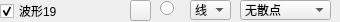
                   <widget class="QWidget" name="widget_19" native="true">
                    <property name="minimumSize">
                     <size>
                      <width>0</width>
                      <height>22</height>
                     </size>
                    </property>
                    <property name="maximumSize">
                     <size>
                      <width>16777215</width>
                      <height>22</height>
                     </size>
                    </property>
                    <widget class="QRadioButton" name="rdoBoldCurve19">
                     <property name="geometry">
                      <rect>
                       <x>160</x>
                       <y>0</y>
                       <width>16</width>
                       <height>16</height>
                      </rect>
                     </property>
                     <property name="text">
                      <string/>
                     </property>
                     <property name="checked">
                      <bool>false</bool>
                     </property>
                    </widget>
                    <widget class="QCheckBox" name="chkVisibleCurve19">
                     <property name="geometry">
                      <rect>
                       <x>0</x>
                       <y>3</y>
                       <width>125</width>
                       <height>16</height>
                      </rect>
                     </property>
                     <property name="text">
                      <string>波形19</string>
                     </property>
                     <property name="checked">
                      <bool>true</bool>
                     </property>
                    </widget>
                    <widget class="QPushButton" name="btnColourCurve19">
                     <property name="geometry">
                      <rect>
                       <x>130</x>
                       <y>0</y>
                       <width>21</width>
                       <height>21</height>
                      </rect>
                     </property>
                     <property name="text">
                      <string/>
                     </property>
                    </widget>
                    <widget class="QComboBox" name="cmbLineStyle19">
                     <property name="geometry">
                      <rect>
                       <x>190</x>
                       <y>0</y>
                       <width>41</width>
                       <height>20</height>
                      </rect>
                     </property>
                     <property name="currentIndex">
                      <number>1</number>
                     </property>
                     <item>
                      <property name="text">
                       <string>点</string>
                      </property>
                     </item>
                     <item>
                      <property name="text">
                       <string>线</string>
                      </property>
                     </item>
                     <item>
                      <property name="text">
                       <string>左</string>
                      </property>
                     </item>
                     <item>
                      <property name="text">
                       <string>右</string>
                      </property>
                     </item>
                     <item>
                      <property name="text">
                       <string>中</string>
                      </property>
                     </item>
                     <item>
                      <property name="text">
                       <string>积</string>
                      </property>
                     </item>
                    </widget>
                    <widget class="QComboBox" name="cmbScatterStyle19">
                     <property name="geometry">
                      <rect>
                       <x>240</x>
                       <y>0</y>
                       <width>91</width>
                       <height>20</height>
                      </rect>
                     </property>
                     <property name="focusPolicy">
                      <enum>Qt::WheelFocus</enum>
                     </property>
                     <property name="maxVisibleItems">
                      <number>20</number>
                     </property>
                     <item>
                      <property name="text">
                       <string>无散点</string>
                      </property>
                      <property name="icon">
                       <iconset resource="res.qrc">
                        <normaloff>:/pic/ssNone.png</normaloff>:/pic/ssNone.png</iconset>
                      </property>
                     </item>
                     <item>
                      <property name="text">
                       <string>x形</string>
                      </property>
                      <property name="icon">
                       <iconset resource="res.qrc">
                        <normaloff>:/pic/ssCross.png</normaloff>:/pic/ssCross.png</iconset>
                      </property>
                     </item>
                     <item>
                      <property name="text">
                       <string>+形</string>
                      </property>
                      <property name="icon">
                       <iconset resource="res.qrc">
                        <normaloff>:/pic/ssPlus.png</normaloff>:/pic/ssPlus.png</iconset>
                      </property>
                     </item>
                     <item>
                      <property name="text">
                       <string>空心圆</string>
                      </property>
                      <property name="icon">
                       <iconset resource="res.qrc">
                        <normaloff>:/pic/ssCircle.png</normaloff>:/pic/ssCircle.png</iconset>
                      </property>
                     </item>
                     <item>
                      <property name="text">
                       <string>实心圆</string>
                      </property>
                      <property name="icon">
                       <iconset resource="res.qrc">
                        <normaloff>:/pic/ssDisc.png</normaloff>:/pic/ssDisc.png</iconset>
                      </property>
                     </item>
                     <item>
                      <property name="text">
                       <string>矩形</string>
                      </property>
                      <property name="icon">
                       <iconset resource="res.qrc">
                        <normaloff>:/pic/ssSquare.png</normaloff>:/pic/ssSquare.png</iconset>
                      </property>
                     </item>
                     <item>
                      <property name="text">
                       <string>菱形</string>
                      </property>
                      <property name="icon">
                       <iconset resource="res.qrc">
                        <normaloff>:/pic/ssDiamond.png</normaloff>:/pic/ssDiamond.png</iconset>
                      </property>
                     </item>
                     <item>
                      <property name="text">
                       <string>星形</string>
                      </property>
                      <property name="icon">
                       <iconset resource="res.qrc">
                        <normaloff>:/pic/ssStar.png</normaloff>:/pic/ssStar.png</iconset>
                      </property>
                     </item>
                     <item>
                      <property name="text">
                       <string>正三角</string>
                      </property>
                      <property name="icon">
                       <iconset resource="res.qrc">
                        <normaloff>:/pic/ssTriangle.png</normaloff>:/pic/ssTriangle.png</iconset>
                      </property>
                     </item>
                     <item>
                      <property name="text">
                       <string>倒三角</string>
                      </property>
                      <property name="icon">
                       <iconset resource="res.qrc">
                        <normaloff>:/pic/ssTriangleInverted.png</normaloff>:/pic/ssTriangleInverted.png</iconset>
                      </property>
                     </item>
                     <item>
                      <property name="text">
                       <string>x框</string>
                      </property>
                      <property name="icon">
                       <iconset resource="res.qrc">
                        <normaloff>:/pic/ssCrossSquare.png</normaloff>:/pic/ssCrossSquare.png</iconset>
                      </property>
                     </item>
                     <item>
                      <property name="text">
                       <string>+框</string>
                      </property>
                      <property name="icon">
                       <iconset resource="res.qrc">
                        <normaloff>:/pic/ssPlusSquare.png</normaloff>:/pic/ssPlusSquare.png</iconset>
                      </property>
                     </item>
                     <item>
                      <property name="text">
                       <string>x圆</string>
                      </property>
                      <property name="icon">
                       <iconset resource="res.qrc">
                        <normaloff>:/pic/ssCrossCircle.png</normaloff>:/pic/ssCrossCircle.png</iconset>
                      </property>
                     </item>
                     <item>
                      <property name="text">
                       <string>+圆</string>
                      </property>
                      <property name="icon">
                       <iconset resource="res.qrc">
                        <normaloff>:/pic/ssPlusCircle.png</normaloff>:/pic/ssPlusCircle.png</iconset>
                      </property>
                     </item>
                     <item>
                      <property name="text">
                       <string>和平</string>
                      </property>
                      <property name="icon">
                       <iconset resource="res.qrc">
                        <normaloff>:/pic/ssPeace.png</normaloff>:/pic/ssPeace.png</iconset>
                      </property>
                     </item>
                    </widget>
                   </widget>
